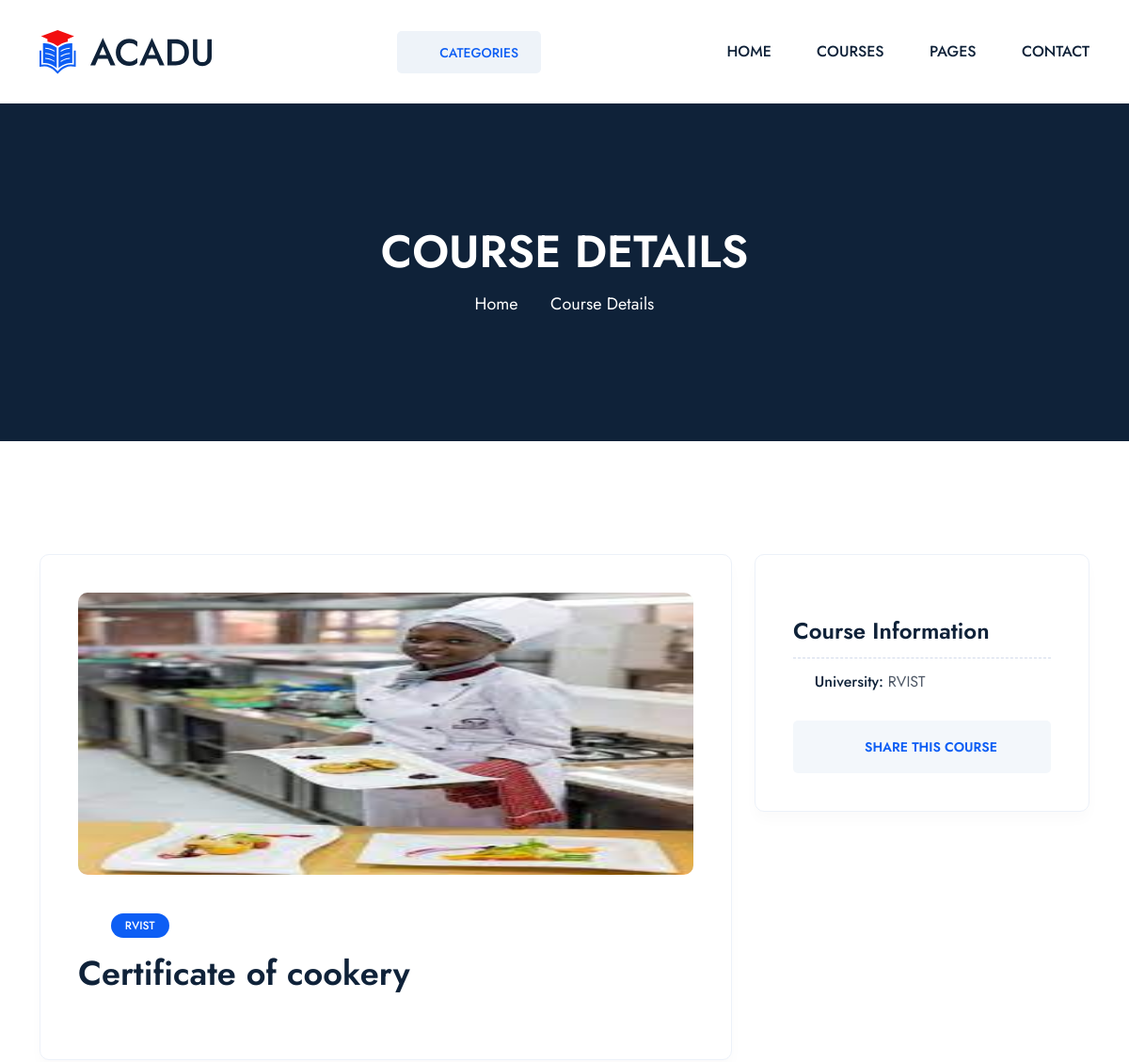
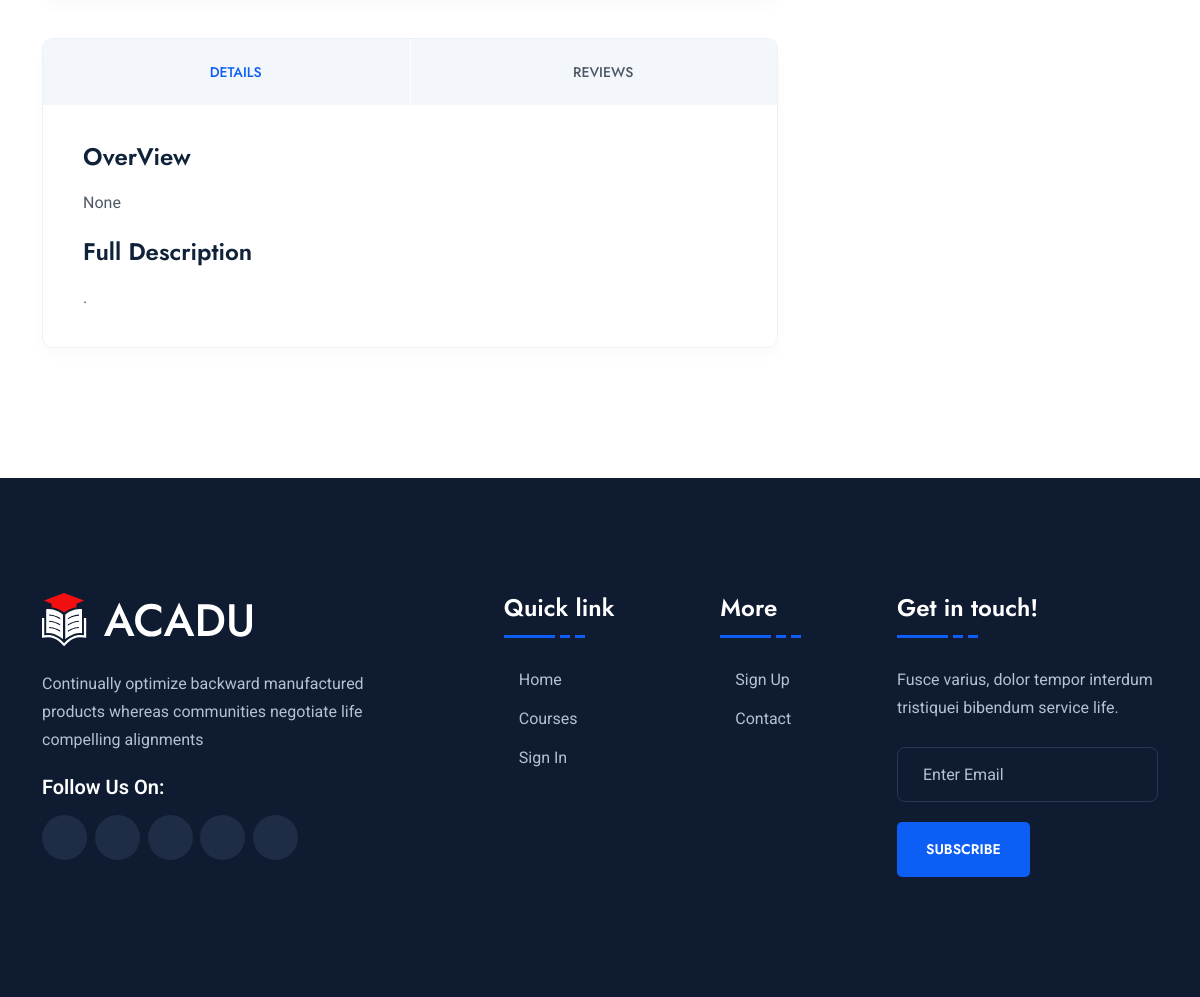
The app's page /course/details/2/ with its own data (2 pictures, top to bottom).
### courses/models.py (models this page shows, shortened)
class Course(models.Model):
    user = models.ForeignKey(UserTable,on_delete = models.CASCADE , blank  = True , null = True)
    raisec_group =  models.ForeignKey(RaisecGroup,on_delete = models.CASCADE , blank  = True , null = True)
    cluster_name = models.ForeignKey(ClusterClasses,on_delete = models.CASCADE,blank= True,null = True)
    university = models.CharField(max_length =  255)
    course_title = models.CharField(max_length =  255)
    course_image = models.ImageField(upload_to =  upload_image_path)
    short_description = models.CharField(max_length = 255 , blank = True,null = True)
    course_description =  models.TextField()
    ratting_percentage = models.PositiveBigIntegerField(blank = True,null = True)
    miniumu_requirement = models.ForeignKey(MinimumRequirement,on_delete = models.CASCADE,blank= True,null = True)
    is_published = models.BooleanField(default = True)
    is_instructor = models.BooleanField(default = False)

### homepage/views.py (the view, shortened to what this page needs)
# urls.py: path('course/details/<int:id>/',courseDetails,name="courseDetails"),
def courseDetails(request,id):
    one_course =  Course.objects.get(id = id)
    all_category =  ClusterClasses.objects.all()
    course_rattings = CourseRattingAndComment.objects.filter(course = one_course)
    context = {
        'course':one_course,
         'course_category': all_category,
         'course_rattings' : course_rattings
    }
    return render(request,'course_details.html',context)

### homepage/templates/course_details.html (shortened to what this page needs)
{% extends 'base.html' %}
{% load static %}
{% block content %}
<div class="breadcumb-wrapper" data-bg-src="{% static 'assets/img/breadcumb/breadcumb-bg.jpg' %}">
    <div class="container z-index-common">
        <h1 class="breadcumb-title">Course Details</h1>
        <ul class="breadcumb-menu">
            <li><a href="index.html">Home</a></li>
            <li>Course Details</li>
        </ul>
    </div>
</div>
<section class="space-top space-extra-bottom">
    <div class="container">
        <div class="row">
            <div class="col-xxl-9 col-lg-8">
                <div class="course-single">
                    <div class="course-single-top">
                        <div class="course-img"><img src="{{course.course_image.url}}" alt="Course Image" /></div>
                        <div class="course-tags"><a href="course.html">{{course.category_name.category_name}}</a> <a href="course.html">{{course.university}}</a> </div>
                        <h2 class="course-title">{{course.course_title}}</h2>
                    </div>
                    <div class="course-single-bottom">
                        <ul class="nav course-tab" id="courseTab" role="tablist">
                            <li class="nav-item" role="presentation">
                                <a class="nav-link active" id="description-tab" data-bs-toggle="tab" href="#Coursedescription" role="tab" aria-controls="Coursedescription" aria-selected="true">
                                    <i class="fa-regular fa-bookmark"></i>Details
                                </a>
                            </li>
                            <li class="nav-item" role="presentation">
                                <a class="nav-link" id="reviews-tab" data-bs-toggle="tab" href="#reviews" role="tab" aria-controls="reviews" aria-selected="false"><i class="fa-regular fa-star-sharp"></i>Reviews</a>
                            </li>
                        </ul>
                        <div class="tab-content" id="productTabContent">
                            <div class="tab-pane fade show active" id="Coursedescription" role="tabpanel" aria-labelledby="description-tab">
                                <div class="course-description">
                                    <h5 class="h5">OverView</h5>
                                    <p>
                                       {{course.short_description}}
                                    </p>
                                    <h5 class="h5">Full Description</h5>
                                    <p>
                                       {{course.course_description}}
                                    </p>
                                </div>
                            </div>
                        </div>
                    </div>
                </div>
            </div>
            <div class="col-xxl-3 col-lg-4">
                <aside class="sidebar-area">
                    <div class="widget widget_info">
                        <h3 class="widget_title">Course Information</h3>
                        <div class="info-list">
                            <ul>
                                <li><i class="fa-light fa-home"></i> <strong>University: </strong><span>{{course.university}}</span></li>
                            </ul>
                        </div>
                        <a href="https://www.linkedin.com/" class="as-btn style5 mt-35 mb-0"><i class="far fa-share-nodes me-2"></i>Share This Course</a>
                    </div>
                </aside>
            </div>
        </div>
    </div>
</section>
{% endblock content %}

### records on screen
Course: course_image (picture), university "RVIST", course_title "Certificate of cookery", short_description "None", course_description "."
